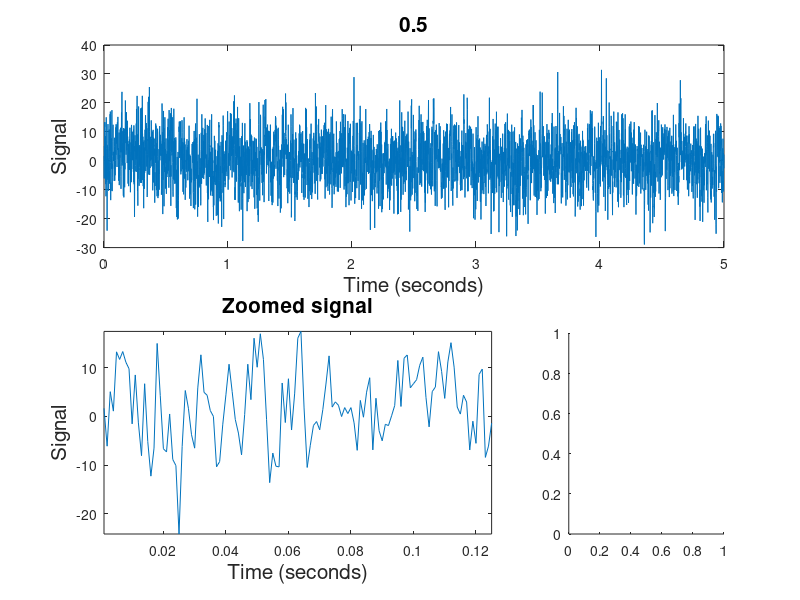

Reproduce this figure in MATLAB. (Note: this script raises an error after producing the figure.)
%%% 1 Node network simulations, AR(2)
%% AR(1) Low Frequency
T = 5;      % total length of recording (seconds)
dt = 0.001; % seconds

f0 = 1/dt;  % sampling frequency (Hz)
N1 = T*f0;   % number of samples needed
df = 1/T;   % frequency resolution
fNQ = f0/2; % Nyquist frequency

taxis = dt:dt:T; % time axis


%a1 = [0.9];   % AR(1) Low Frequency
%a1 = [0.9; -0.8];   % AR(2) high freq
%a1 = [0.3; 0.3]; % AR(2) Low Frequency
%a1 = [0.9; -0.1];  % AR(2) Low frequency
a1 = [0.5];
L = length(a1);                             % Number of AR terms.
N = N1+L;                                 % Number of time steps.

x1 = zeros(N,1);    

noise = 7;                                 % noise level

for k=L+1:N                                % For each time step,
    x1(k) = sum(a1.*x1(k-1:-1:k-L)) + noise*randn();
   %...x(now) depends on past.
end
x1 = x1(L+1:end);                          % Drop the first L terms (0s).   


figure;
subplot (2,3,[1 3])                              %Plot signals.
plot(taxis, x1)

ylabel('Signal','FontSize',15)
xlabel('Time (seconds)','FontSize',15)
title(num2str(a1'),'FontSize',15);

subplot(2,3,[4 5])
plot(taxis(1:125),x1(1:125))
axis tight
ylabel('Signal','FontSize',15)
xlabel('Time (seconds)','FontSize',15)
title('Zoomed signal','FontSize',15);

subplot(2,3,6)
mySpec(x1,f0)

%%% Define inputs for model building and GoF -------------------------
data = x1';                      % Conglomerate data in one matrix
nlags = 200;                               % Define order of AR model
                                           % needs to be larger than true
                                           % order

true_coeffs = cell(1);
true_coeffs{1,1} = padarray(a1,nlags-L,'post'); % True coefficents up to 
                                                %     number of lags being estimated

tic
[ adj_spline ] = build_ar_splines( data, nlags); % Build network using splines
splinetime  = toc;
tic
[ adj_stand] = build_ar( data, nlags );          % Build network using standard ar
standardtime = toc;

which_electrode = 1;
b_est = ar_gof(adj_spline, adj_stand,data, nlags,true_coeffs,taxis,which_electrode); % Run goodness of fit tests




%% Low frequency, bandpass filtered

T = 5;      % total length of recording (seconds)
dt = 0.001; % seconds

f0 = 1/dt;  % sampling frequency (Hz)
N1 = T*f0;   % number of samples needed
df = 1/T;   % frequency resolution
fNQ = f0/2; % Nyquist frequency

taxis = dt:dt:T; % time axis


a1 = [0.3];   %AR coefficients for signal 1

L = length(a1);                             % Number of AR terms.
N = N1+L;                                 % Number of time steps.

x1 = zeros(N,1);    

noise = 1;                                 % noise level

for k=L+1:N                                % For each time step,
    x1(k) = sum(a1.*x1(k-1:-1:k-L)) + noise*randn();
   %...x(now) depends on past.
end
x1 = x1(L+1:end);                          % Drop the first L terms (0s).   


figure;
subplot (2,3,[1 3])                              %Plot signals.
plot(taxis, x1)

ylabel('Signal','FontSize',15)
xlabel('Time (seconds)','FontSize',15)
title('AR(1)','FontSize',15);

subplot(2,3,[4 5])
plot(taxis(1:125),x1(1:125))
axis tight
ylabel('Signal','FontSize',15)
xlabel('Time (seconds)','FontSize',15)
title('Zoomed signal','FontSize',15);

subplot(2,3,6)
mySpec(x1,f0)

order = 300;
band = [10 20]; % if BAND(1) >0 and BAND(2) <fNQ
f = [0 (band(1)-1)/fNQ band/fNQ (band(2)+1)/fNQ 1];
a = [0 0 1 1 0 0];


flt = firls(order,f,a);
y = filtfilt(flt,1,x1);

figure;

subplot (2,3,[1 3])                              %Plot signals.
plot(taxis, y)

ylabel('Signal','FontSize',15)
xlabel('Time (seconds)','FontSize',15)
title('Bandpass filtered Low Freq','FontSize',15);

subplot(2,3,[4 5])
plot(taxis(1:125),y(1:125))
axis tight
ylabel('Signal','FontSize',15)
xlabel('Time (seconds)','FontSize',15)
title('Zoomed signal','FontSize',15);

subplot(2,3,6)
mySpec(y,f0)





%%% Define inputs for model building and GoF -------------------------
data = y';                      % Conglomerate data in one matrix
nlags = 200;                               % Define order of AR model
                                           % needs to be larger than true
                                           % order

true_coeffs = cell(1);
true_coeffs{1,1} = padarray(a1,nlags-L,'post'); % True coefficents up to 
                                                %     number of lags being estimated

tic
[ adj_spline ] = build_ar_splines( data, nlags); % Build network using splines
splinetime  = toc;
tic
[ adj_stand] = build_ar( data, nlags );          % Build network using standard ar
standardtime = toc;
% 
% subplot 234; 
% adj_true = [1];          % Plot true network
% plotNetwork(adj_true)
% title('Truth');
% subplot 235;                               % Plot network using standard regressors
% str = {num2str(standardtime), ' seconds' };
% plotNetwork(adj_stand)
% title(strcat({'Standard, '},num2str(standardtime),{' s'}))
% subplot 236;                               % Plot network using spline regressors
% plotNetwork(adj_spline)
% title(strcat({'Spline, '},num2str(splinetime),{' s'}))

which_electrode = 1;
b_est = ar_gof(adj_spline,adj_stand, data, nlags,true_coeffs,taxis,which_electrode);
 
